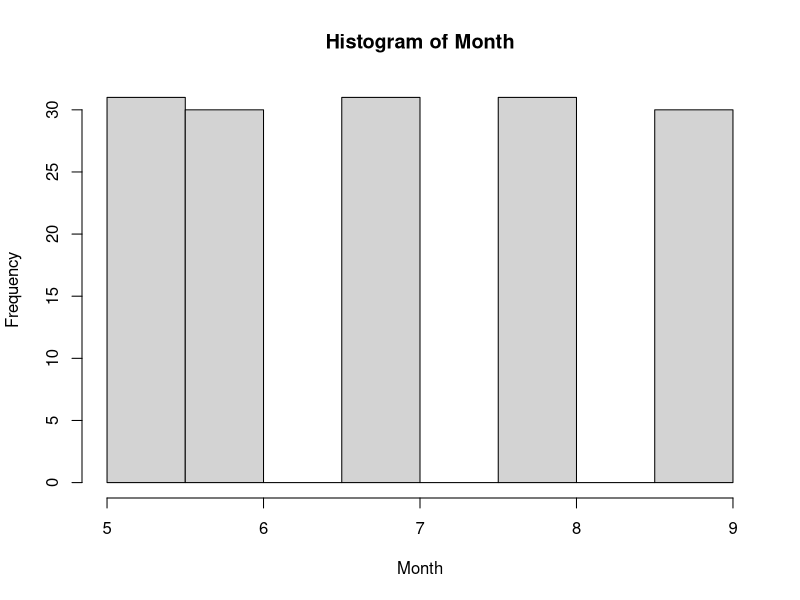
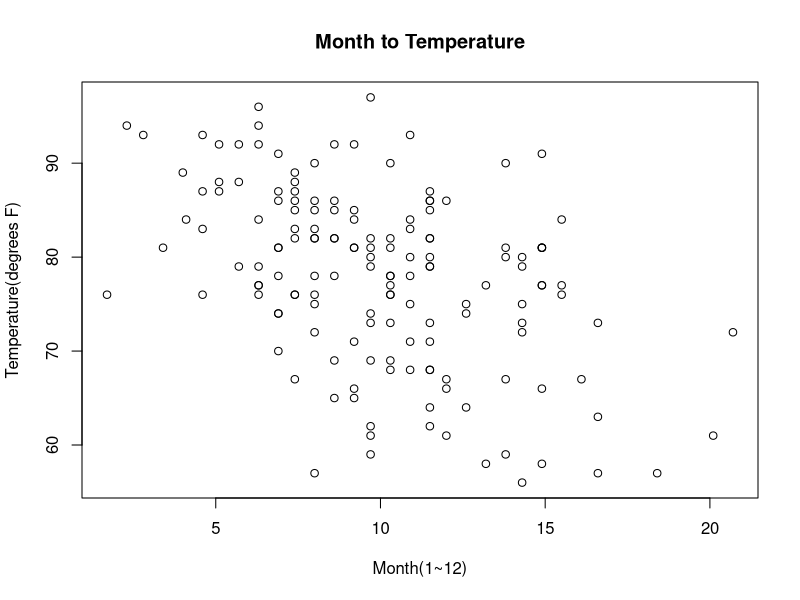
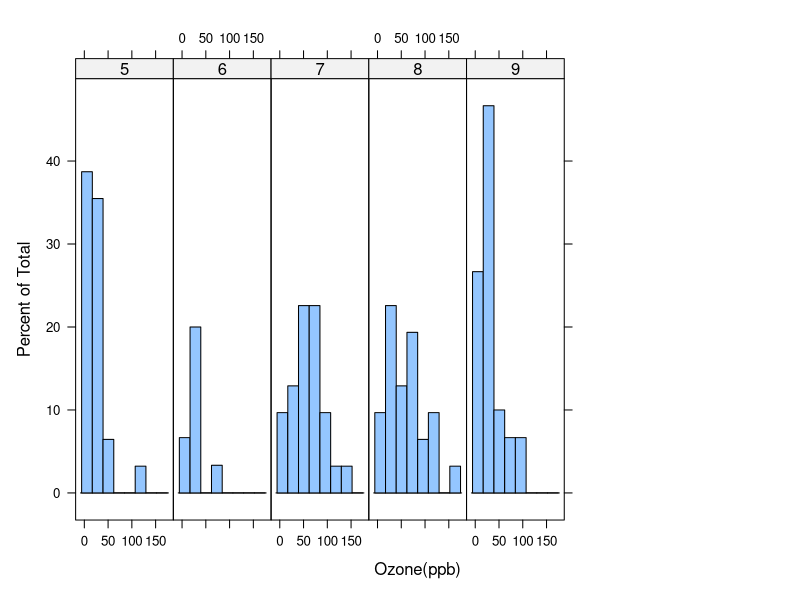
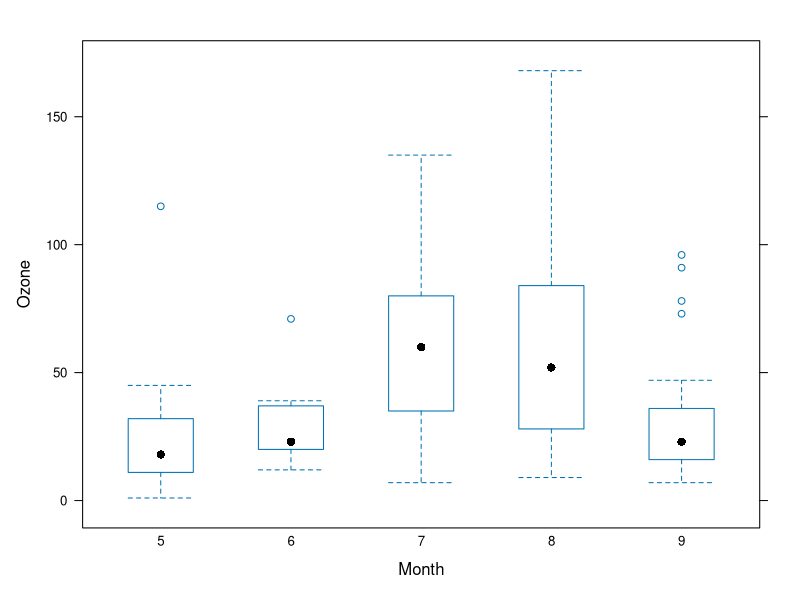
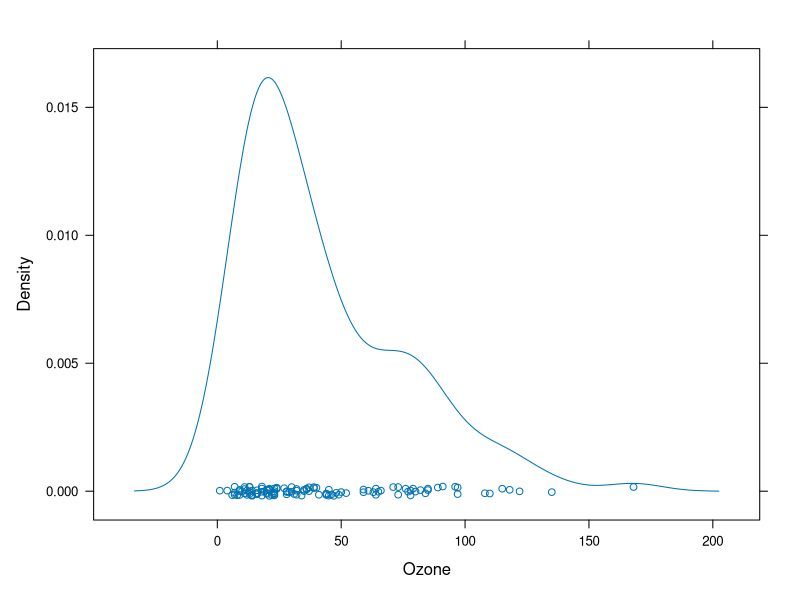
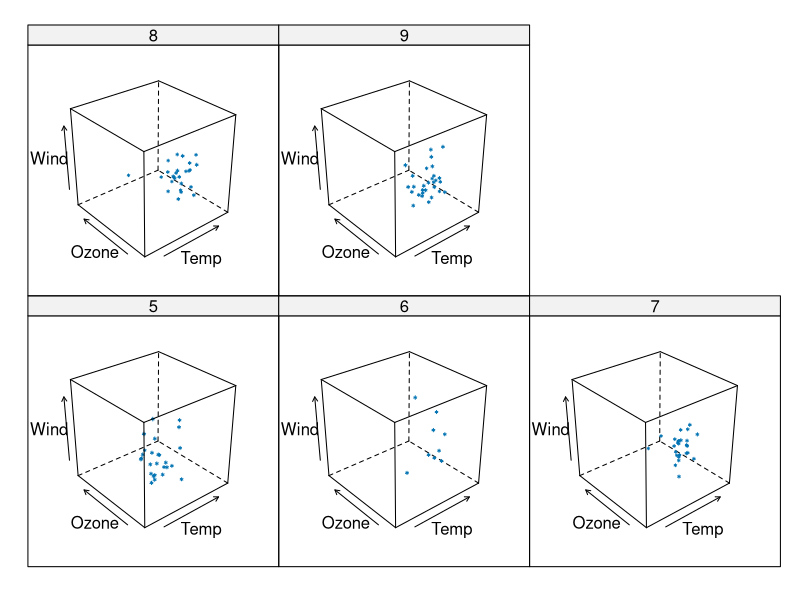
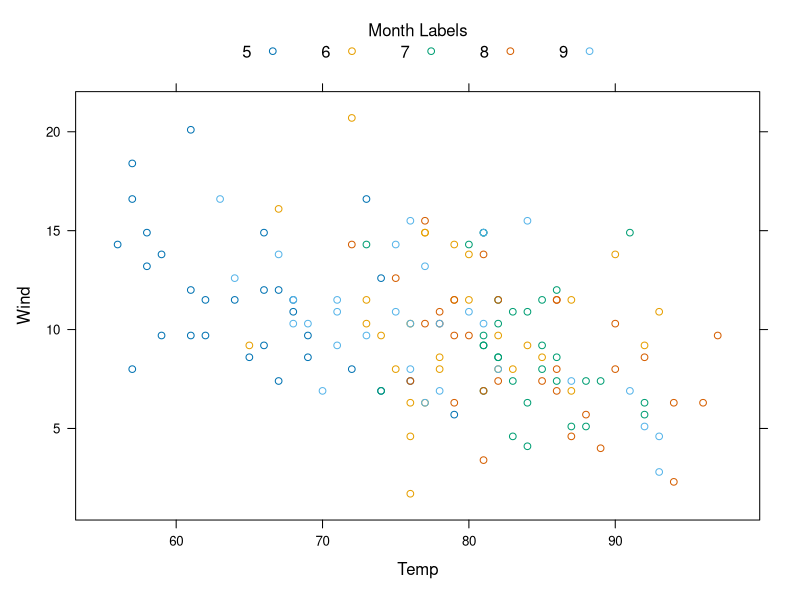

Write the R code that produced these figures, in order. (Note: this script raises an error after producing the figures.)
#https://rpubs.com/skydome20/R-Note4-Plotting_System

require(datasets)
head(airquality)
#
hist(x=airquality$Month,
    main="Histogram of Month",
    xlab="Month",
    ylab="Frequency"
    )

#
plot(x=airquality$Wind,            # X軸的值
     y=airquality$Temp,             # Y軸的值
     main="Month to Temperature",   # 圖片名稱
     xlab="Month(1~12)",            # X軸名稱
     ylab="Temperature(degrees F)") # Y軸名稱  

require(lattice)
head(airquality)
#
airquality$Month <- as.factor(airquality$Month)
#
histogram(x= ~ Ozone | Month,
          data=airquality,
          xlab="Ozone(ppb)",
          layout=c(7,1))

#
bwplot(x = Ozone ~ Month,      # 把Month放在X軸，Ozone放在Y軸
       data = airquality,     
       xlab = "Month"         
)



# 把Ozone放在x的值；當然，可以增加月份的條件( ~ Ozone | Month)
densityplot( ~ Ozone ,      
             data=airquality
)

#
cloud(x=Wind~Temp+Ozone | Month, 
      data=airquality         
)

#
xyplot(x=Wind~Temp,         # Wind放在Y軸，Temp放在X軸
       data=airquality,     
       group = Month,       # 根據Month，把資料點用顏色區分開來  
       
       # auto.key參數，表示設定標籤與其他資訊
       auto.key=list(space="top",          # 位置在上方 
                     columns=5,            # 1x5的方式呈現標籤
                     title="Month Labels", # 標籤名稱
                     cex.title=1)          # 標籤字體大小
)

#
qplot(x=Ozone,                      
      data=airquality,              
      geom="histogram",             # 圖形=histogram
      main = "Histogram of Ozone",  
      xlab="Ozone(ppb)",            
      binwidth = 25,                # 每25單位為一區隔
      fill= Month                   # 以顏色標註月份，複合式的直方圖
)

#
qplot(x=Temp,                               
      y=Ozone,                              
      data=airquality,                      
      geom="point",                         # 圖形=scatter plot
      main = "Scatter Plot of Ozone-Temp",  
      xlab="Temp",                          
      ylab="Ozone(ppb)",                    
      color= Month                          # 以顏色標註月份，複合式的散布圖
)

#
qplot(x=Temp,                             
      data=airquality,                     
      geom="density",        # 圖形=density
      xlab="Temp",                         
      color= Month           # 以顏色標註月份，複合式的機率密度圖
)

#
qplot(x=Month,                               
      y=Ozone,
      data=airquality,                     
      geom="boxplot",       # 圖形=boxplot
      xlab="Temp",                          
      color= Month          # 以顏色標註月份，複合式的合鬚圖
)

#
canvas <- ggplot(data=airquality)

#
canvas +
  # 以直方圖的圖形呈現資料
  geom_histogram(aes(x=Ozone,     # X 放Ozone
                     fill=Month   # 根據月份顯示不同的顏色   
  ) 
  )     

#
canvas +
  # 以直方圖的圖形呈現資料
  geom_histogram(aes(x=Ozone,
                     fill=Month)  # 以粉紅色填滿         
  ) +
  
  # 用facet()，分別各畫一張各月份的直方圖
  facet_grid(.~Month)   # 因為Month放在右邊，故圖片以水平方向呈現


#
# 準備畫布
ggplot(data=airquality) +   
  
  # 散布圖對應的函式是geom_point()
  geom_point(aes(x=Temp,  # 用aes()，描繪散布圖內的各種屬性
                 y=Ozone,
                 main="Scatter Plot of Ozone-Temp",
                 color=Month) 
  ) + 
  # 用geom_smooth()加上趨勢線
  geom_smooth(aes(x=Temp,
                  y=Ozone)) +
  
  # 用labs()，進行文字上的標註(Annotation)
  labs(title="Scatter of Temp-Ozone",
       x="Temp",
       y="Ozone") +
  
  # 用theme_bw(background white)，改變主題背景成白色
  # 更多背景設定： http://docs.ggplot2.org/current/ggtheme.html            
  theme_bw()          


